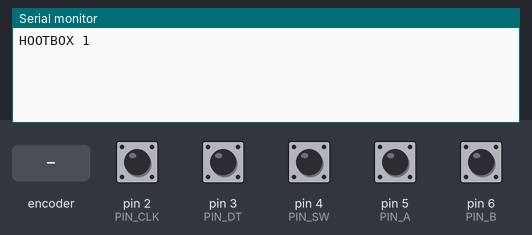
This sketch was run on a simulated Arduino Mega 2560, built with avr-gcc and run on an emulated ATmega2560. On the bench: the last lines printed to the serial monitor. Inputs (shaded band) come from the test bench; at power-on: pin 2 (PIN_CLK), pin 3 (PIN_DT), pin 4 (PIN_SW), pin 5 (PIN_A), pin 6 (PIN_B) HIGH.

Above: at 1.2 s.
1.3 s: rotary encoder on pin 2 (PIN_CLK) / pin 3 (PIN_DT) turned 1 step (first pin leading)
At 2.6 s:
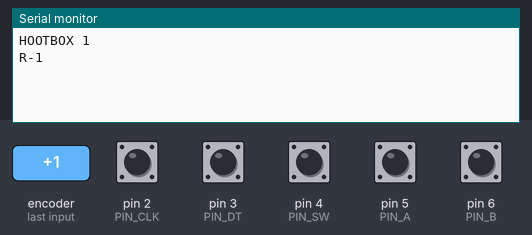
3.0 s: pin 4 (PIN_SW) pulled LOW for 0.15 s
At 3.8 s:
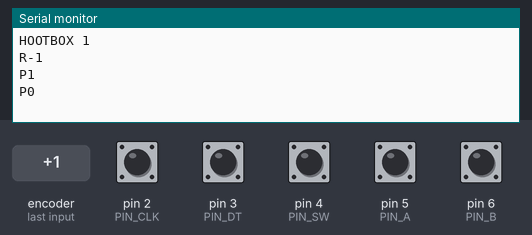
4.6 s: pin 5 (PIN_A) pulled LOW for 0.15 s
At 5.9 s:
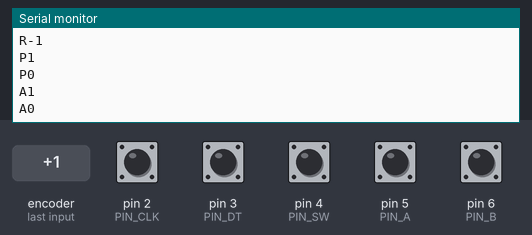
6.2 s: pin 6 (PIN_B) pulled LOW for 0.15 s
At 7.4 s:
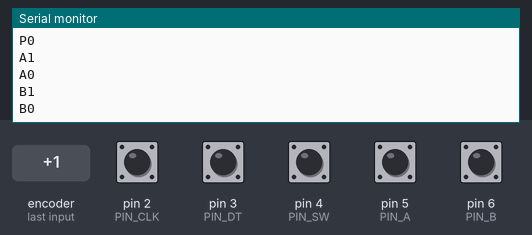
7.8 s: rotary encoder on pin 2 (PIN_CLK) / pin 3 (PIN_DT) turned 2 steps (second pin leading)
At 8.9 s:
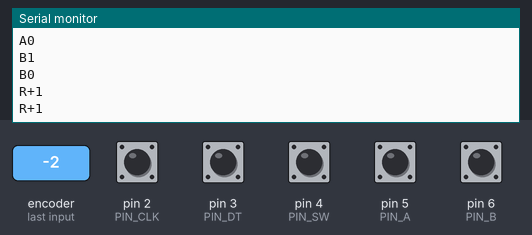

The sketch:

hootbox.ino
```cpp
/*
 * HootBox firmware: OWL IN's hardware controller (ELEGOO / Arduino MEGA2560 R3).
 *
 * A KY-040 push rotary encoder plus two buttons (A, B), reported over USB serial with
 * protocol v1 (see "HootBox" in the repo's CLAUDE.md). 115200 baud, ASCII, one event per line:
 *
 *   HOOTBOX 1     hello, once at boot (1 = protocol version)
 *   R+1 / R-1      one detent clockwise / counter-clockwise (R+3 = three detents at once)
 *   P1 / P0        dial pressed / released
 *   A1 / A0        button A pressed / released
 *   B1 / B0        button B pressed / released
 *
 * The browser does all timing (holds, fast turns), so this sketch only reports edges.
 * Wiring: every input is INPUT_PULLUP and every switch goes to GND, so pressed = LOW.
 */

// ---- Pins -------------------------------------------------------------------------------------
const uint8_t PIN_CLK = 2;  // encoder CLK (interrupt)
const uint8_t PIN_DT = 3;   // encoder DT  (interrupt)
const uint8_t PIN_SW = 4;   // encoder push switch
const uint8_t PIN_A = 5;    // button A
const uint8_t PIN_B = 6;    // button B

// ---- Settings ---------------------------------------------------------------------------------
// Clockwise prints R-1? Set this to 1 (it swaps the CLK/DT roles).
#define OWL_REVERSE 1
// Most KY-040s rest only at CLK=DT=HIGH (4 transitions per detent). If yours counts only every
// other click, it also rests at LOW/LOW (2 transitions per detent): set this to 1.
#define OWL_HALF_STEP 0

const unsigned long DEBOUNCE_MS = 20;

// ---- Encoder (interrupt-driven quadrature state table) -----------------------------------------
// Index = (previous state << 2) | current state, where state = (CLK << 1) | DT.
// Clockwise on a KY-040 goes 11 -> 01 -> 00 -> 10 -> 11 (CLK falls first).
// Invalid transitions (both pins changed at once, i.e. a missed edge) count 0.
const int8_t QUAD_TABLE[16] = {
   0, -1, +1,  0,
  +1,  0,  0, -1,
  -1,  0,  0, +1,
   0, +1, -1,  0,
};

volatile uint8_t encState = 0;       // last (CLK << 1) | DT
volatile int8_t encSub = 0;          // transitions since the last rest position
volatile int16_t encPending = 0;     // whole detents not yet printed

static inline uint8_t readEncoder() {
  return (uint8_t)((digitalRead(PIN_CLK) << 1) | digitalRead(PIN_DT));
}

// Runs on every CLK or DT edge. Only counts; never touches Serial.
void onEncoderEdge() {
  uint8_t now = readEncoder();
  uint8_t prev = encState;
  if (now == prev) return;
  encState = now;
  encSub += QUAD_TABLE[(prev << 2) | now];

  // A detent ends at a rest position. Count it there, then resync, so contact bounce and a
  // single missed edge can never leave the count drifting by a fraction of a detent.
  bool atRest = (now == 0b11) || (OWL_HALF_STEP && now == 0b00);
  if (!atRest) return;
  const int8_t need = OWL_HALF_STEP ? 2 : 3;  // full: 4 transitions, one may be missed
  if (encSub >= need) encPending++;
  else if (encSub <= -need) encPending--;
  encSub = 0;
}

// ---- Buttons (polled, 20 ms debounce) ----------------------------------------------------------
struct Button {
  uint8_t pin;
  char code;            // 'P', 'A' or 'B'
  bool stableDown;      // debounced state
  bool rawDown;         // last raw reading
  unsigned long changedAt;
};

Button buttons[] = {
  { PIN_SW, 'P', false, false, 0 },
  { PIN_A,  'A', false, false, 0 },
  { PIN_B,  'B', false, false, 0 },
};
const uint8_t BUTTON_COUNT = sizeof(buttons) / sizeof(buttons[0]);

// Takes an index, not a Button&: the IDE's generated prototypes would land above the struct.
void pollButton(uint8_t i, unsigned long now) {
  Button &b = buttons[i];
  bool down = digitalRead(b.pin) == LOW;
  if (down != b.rawDown) {
    b.rawDown = down;
    b.changedAt = now;
  } else if (down != b.stableDown && now - b.changedAt >= DEBOUNCE_MS) {
    b.stableDown = down;
    Serial.print(b.code);
    Serial.println(down ? '1' : '0');
  }
}

// ---- Main -------------------------------------------------------------------------------------
void setup() {
  Serial.begin(115200);

  pinMode(PIN_CLK, INPUT_PULLUP);
  pinMode(PIN_DT, INPUT_PULLUP);
  for (uint8_t i = 0; i < BUTTON_COUNT; i++) {
    pinMode(buttons[i].pin, INPUT_PULLUP);
  }
  delay(5);  // let the pull-ups settle (setup only; loop() never blocks)

  // Start from the current levels so nothing is reported at boot.
  encState = readEncoder();
  unsigned long now = millis();
  for (uint8_t i = 0; i < BUTTON_COUNT; i++) {
    bool down = digitalRead(buttons[i].pin) == LOW;
    buttons[i].rawDown = buttons[i].stableDown = down;
    buttons[i].changedAt = now;
  }

  attachInterrupt(digitalPinToInterrupt(PIN_CLK), onEncoderEdge, CHANGE);
  attachInterrupt(digitalPinToInterrupt(PIN_DT), onEncoderEdge, CHANGE);

  Serial.println(F("HOOTBOX 1"));
}

void loop() {
  // Take the pending detents atomically, then print them outside the critical section.
  noInterrupts();
  int16_t steps = encPending;
  encPending = 0;
  interrupts();

  if (steps != 0) {
    if (OWL_REVERSE) steps = -steps;
    steps = constrain(steps, -999, 999);  // the browser accepts up to 3 digits
    Serial.print('R');
    if (steps > 0) Serial.print('+');
    Serial.println(steps);
  }

  unsigned long now = millis();
  for (uint8_t i = 0; i < BUTTON_COUNT; i++) {
    pollButton(i, now);
  }
}
```

Measured:
- after the input at 1.3 s, the serial monitor: prints a new line after 0.08 s (image 1)
- after the input at 3.0 s, the serial monitor: prints a new line at once (image 2)
- after the input at 4.6 s, the serial monitor: prints a new line at once (image 3)
- after the input at 6.2 s, the serial monitor: prints a new line at once (image 4)
- after the input at 7.8 s, the serial monitor: prints a new line after 0.08 s (image 5)
